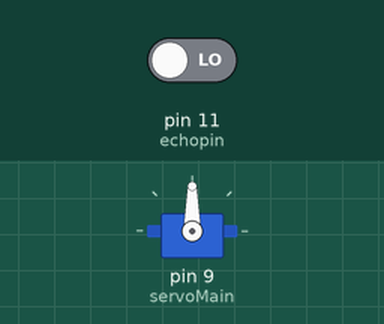
This sketch was run on a simulated Arduino Uno, built with avr-gcc and run on an emulated ATmega328P. Shown: servo. Inputs (shaded band) come from the test bench; at power-on: pin 11 (echopin) LOW.

Above: at 0.1 s.
At 2.1 s:
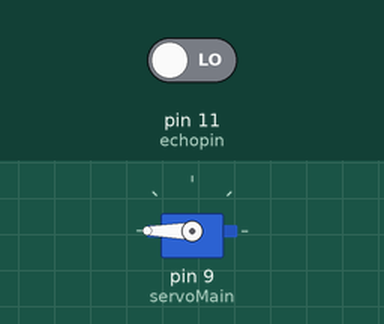
Timing chart, 0 to 3.6 s (numbered marks = the images above):
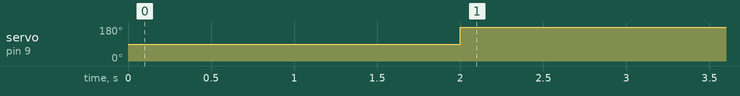

The sketch:

auto_open_lid.ino
```cpp
#include <Servo.h>
Servo servoMain; // Define our Servo
int trigpin = 10;
int echopin = 11;
int distance;
float duration;
float cm;

void setup()
{
    servoMain.attach(9); // servo on digital pin 9
    pinMode(trigpin, OUTPUT);
    pinMode(echopin, INPUT);
}

void loop()
{
    digitalWrite(trigpin, LOW);
    delay(500);
    digitalWrite(trigpin, HIGH);
    delay(500);
    digitalWrite(trigpin, LOW);
    duration = pulseIn(echopin, HIGH);
    cm = (duration / 58.82);
    distance = cm;

    if (distance < 100)
    {
        servoMain.write(180);
        delay(3000);
    }
    else
    {
        servoMain.write(0);
        delay(50);
    }
}
```

smart_bin.ino
```cpp

```

Measured:
- by itself, servo on pin 9 (servoMain): 90° → 180° at 2.0 s
